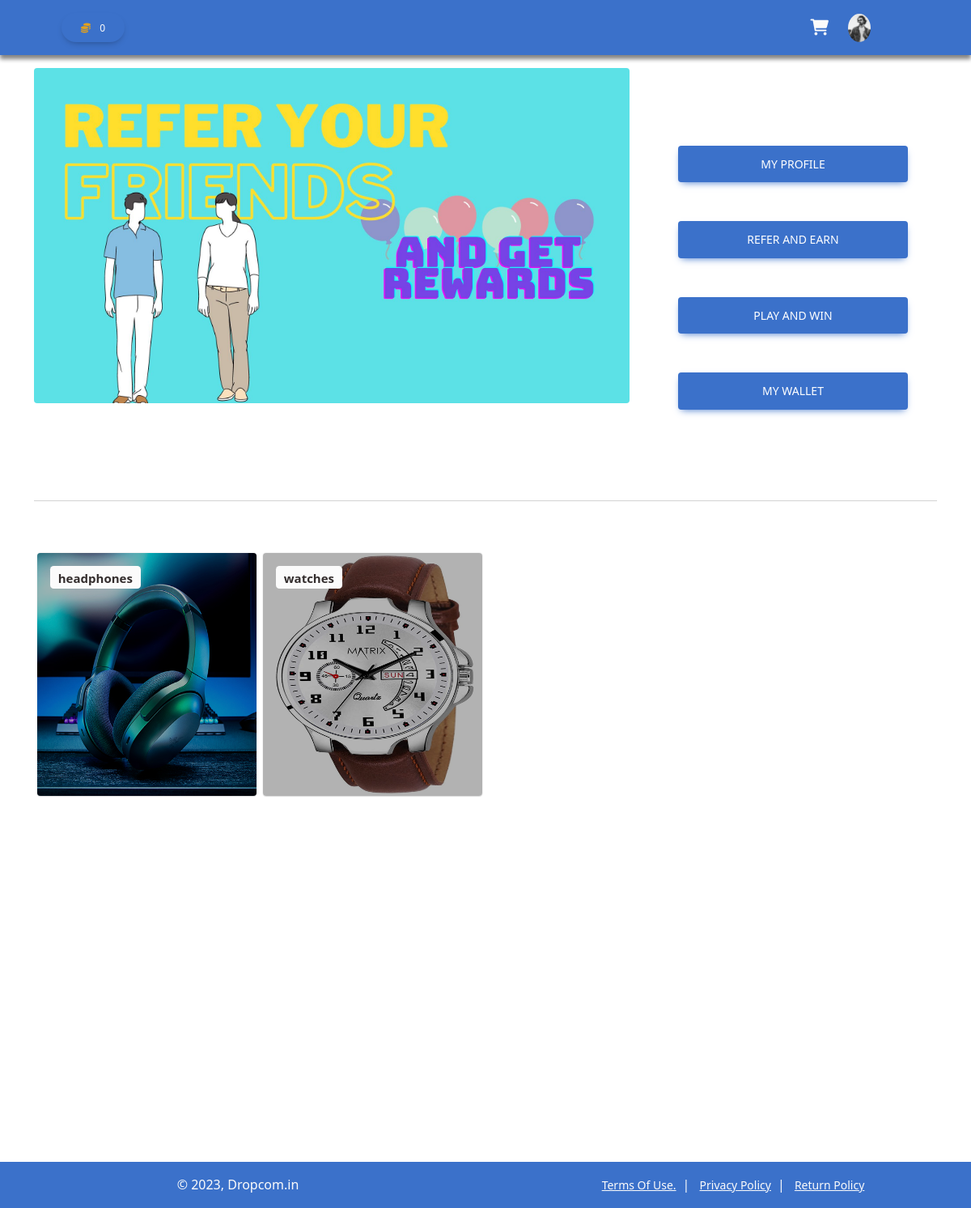
/user-home-page (signed in), run on the app's committed database.
### accounts/models.py (models this page shows, shortened)
class Users(models.Model):
    user = models.OneToOneField(User,null=False,blank=False,on_delete=models.CASCADE)
    phone_number = models.CharField(max_length=15)
    referral_id = models.CharField(max_length=200)
    invited_by_id = models.CharField(default=0,max_length=200,null=True,blank=True)
    invited_user = models.CharField(max_length=255,null=True,blank=True)
    wallet = models.IntegerField(default=0)
    total_earnings = models.IntegerField(default=0)
    coins = models.IntegerField(default=0)
    is_active = models.BooleanField(default=False)
    date_time_of_joining = models.DateTimeField(auto_now_add=True)
    refunded_amount = models.IntegerField(default=0,null=0,blank=0)
    level_1_count = models.IntegerField(default=0)
    level_2_count = models.IntegerField(default=0)
    level_3_count = models.IntegerField(default=0)
    level_4_count = models.IntegerField(default=0)
    level_5_count = models.IntegerField(default=0)
    level_6_count = models.IntegerField(default=0)
    level_7_count = models.IntegerField(default=0)
    level_1_earnings = models.IntegerField(default=0)
    level_2_earnings = models.IntegerField(default=0)
    level_3_earnings = models.IntegerField(default=0)
    level_4_earnings = models.IntegerField(default=0)
    level_5_earnings = models.IntegerField(default=0)
    level_6_earnings = models.IntegerField(default=0)
    level_7_earnings = models.IntegerField(default=0)

### userHomePage/models.py (models this page shows, shortened)
class CarouselImages(models.Model):
    image = models.ImageField(upload_to='carousel')

class Categories(models.Model):
    category = models.CharField(max_length=255)
    category_image = models.ImageField(upload_to='categories')

### userHomePage/views.py (the view)
# urls.py: 2. Add a URL to urlpatterns:  path('', views.home, name='home')
def home(request):
    if request.user.is_authenticated:
        user = Users.objects.get(user=request.user)
        categories = Categories.objects.all()
        carousel = CarouselImages.objects.all()
        return render(request,'user-home/index.html',{'categories':categories,'carousel':carousel,'user':user})
    else:
        return redirect('/accounts')

### userHomePage/templates/user-home/index.html (shortened to what this page needs)
{% extends 'user-home/base.html' %}
{% load static %}
{% block content %}
<div class="container">
    <div class="row my-3">
        <div class="col-lg-8">
            {% if carousel %}
            <div id="carousel" class="carousel slide" data-mdb-ride="carousel" data-interval="3000">
                <div class="carousel-inner">
                    {% for image in carousel %}
                    <div class="carousel-item {% if forloop.first %}active{% endif %}">
                        <img src="{{image.image.url}}" class="d-block w-100 rounded" alt="branding image"
                            width="100%" />
                    </div>
                    {% endfor %}
                </div>
            </div>
            {% else %}
            <img src="" alt="else image" width="100%" class="d-block w-100 rounded">
            {% endif %}
        </div>
        <div class="col-lg-4 my-lg-5 px-5">
            <div class="my-3 my-lg-5">
                <div class="my-2 my-lg-5">
                    <a href="profile/" class="text-reset"><button class="btn btn-primary btn-lg btn-block hvr-btn">My
                            Profile</button></a>
                </div>
                <div class="my-2 my-lg-5">
                    <a href="{% url 'referAndEarn' %}" class="text-reset"><button
                            class="btn btn-primary btn-lg btn-block hvr-btn">refer and
                            earn</button></a>
                </div>
                <div class="my-2 my-lg-5">
                    <a href="profile/play-and-earn-rewards" class="text-reset"><button
                            class="btn btn-primary btn-lg btn-block">play and
                            win</button></a>
                </div>
                <div class="my-2 my-lg-5">
                    <a href="{% url 'userWallet' %}" class="text-reset"><button
                            class="btn btn-primary btn-lg btn-block">my
                            wallet</button></a>
                </div>
            </div>
        </div>
    </div>
    <hr>
    {% if categories %}
    <section>
        <div class="container py-5">
            <div class="row">
                {% for category in categories %}
                <div class="col-lg-3 col-md-6 col-6 mb-4 px-1">
                    <div class="bg-image hover-zoom ripple shadow-1-strong rounded">
                        <img src="{{category.category_image.url}}" class="categories w-100" style="object-fit: fill;" />
                        <a href="{% url 'products-list' category.id %}">
                            <div class="mask" style="background-color: rgba(0, 0, 0, 0.3);">
                                <div class="d-flex justify-content-start align-items-start h-100">
                                    <h5><span
                                            class="badge bg-light pt-2 ms-3 mt-3 text-dark">{{category.category}}</span>
                                    </h5>
                                </div>
                            </div>
                        </a>
                    </div>
                </div>
                {% endfor %}
            </div>
        </div>
    </section>
    {% endif %}
</div>
{% endblock %}

### userHomePage/templates/user-home/base.html (shortened to what this page needs)
{% load static %}
<!DOCTYPE html>
<html lang="en">
<head>
    <link rel="stylesheet" href="{% static 'style/style.css' %}">
    <link href="https://cdn.jsdelivr.net/npm/bootstrap@5.3.0-alpha2/dist/css/bootstrap.min.css" rel="stylesheet"
>
    <link href="https://cdnjs.cloudflare.com/ajax/libs/font-awesome/6.0.0/css/all.min.css" rel="stylesheet" />
    <link href="https://cdnjs.cloudflare.com/ajax/libs/mdb-ui-kit/6.2.0/mdb.min.css" rel="stylesheet" />
</head>
<body>
    <nav class="navbar navbar-expand-lg navbar-primary bg-primary p-3">
        <div class="container-fluid">
            <div class="mx-lg-5" id="navbarSupportedContent">
                <div class="">
                    <a href="{% url 'userCoins' %}" class="btn rounded-pill text-light">
                        <i class="fa-solid fa-coins text-warning me-2"></i> {{user.coins}}
                    </a>
                </div>
            </div>
            <div class="d-flex align-items-center mx-lg-5 px-lg-5">
                <a class="text-reset me-4" href="{% url 'cart' %}">
                    <i class="fas fa-shopping-cart text-light fa-lg"></i>
                </a>
                <div class="dropdown">
                    <a class="dropdown-toggle d-flex align-items-center hidden-arrow" id="navbarDropdownMenuAvatar"
                        role="button" data-mdb-toggle="dropdown" aria-expanded="false">
                        <img src="{% static 'images/profile.jpg' %}" class="rounded-circle" height="35"
                            alt="Black and White Portrait of a Man" loading="lazy" />
                    </a>
                </div>
            </div>
        </div>
    </nav>
    {% block content %}
    {% endblock %}
    <footer class="text-center text-light" style="background-color: #eee;">
        <div class="row bg-primary">
            <div class="col-lg-6">
                <div class="text-center p-3 bg-primary ">
                    &copy; 2023,
                    <a class="text-light" href="">Dropcom.in</a>
                </div>
            </div>
            <div class="col-lg-6">
                <div class="text-center p-3 bg-primary">
                    <a href="{% url 'termsAndConditions' %}" class="text-light small mx-2 text-decoration-underline">Terms Of Use.</a>|
                    <a href="{% url 'privacy_policy' %}" class="text-light small mx-2 text-decoration-underline">Privacy Policy</a>|
                    <a href="{% url 'cancellationAndRefund' %}" class="text-light small mx-2 text-decoration-underline">Return Policy</a>
                </div>
            </div>
        </div>
    </footer>
</body>
</html>

### userHomePage/templates/user-home/base.html (style rules this page uses)
body { overflow-x: hidden; background-color: white; font-family: system-ui, -apple-system, BlinkMacSystemFont, 'Segoe UI', Roboto, Oxygen, Ubuntu, Cantarell, 'Open Sans', 'Helvetica Neue', sans-serif; }
nav.navbar { box-shadow: 0px 5px 5px 0px rgb(131, 131, 131); }

### userHomePage/templates/user-home/index.html (style rules this page uses)
.container { min-height: 100vh !important; }
div.bg-image, img.categories { height: 300px; }

### data on the page
Users: coins "0"
CarouselImages: image (picture)
Categories: category_image (picture), category "headphones"
Categories: category_image (picture), category "watches"
